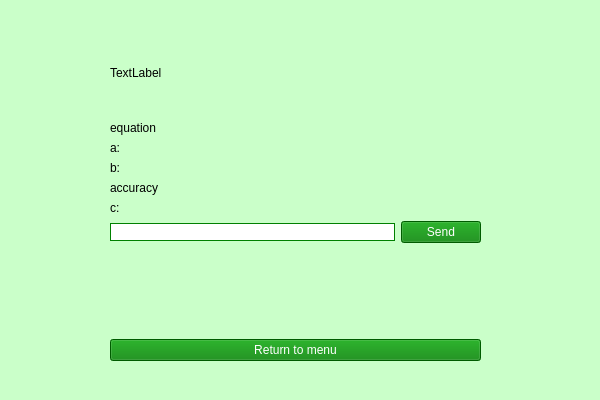
<?xml version="1.0" encoding="UTF-8"?>
<ui version="4.0">
 <class>task_one</class>
 <widget class="QWidget" name="task_one">
  <property name="geometry">
   <rect>
    <x>0</x>
    <y>0</y>
    <width>600</width>
    <height>400</height>
   </rect>
  </property>
  <property name="windowTitle">
   <string>Form</string>
  </property>
  <property name="styleSheet">
   <string notr="true">background-color: rgb(202, 255, 201);</string>
  </property>
  <widget class="QWidget" name="verticalLayoutWidget_2">
   <property name="geometry">
    <rect>
     <x>110</x>
     <y>30</y>
     <width>371</width>
     <height>331</height>
    </rect>
   </property>
   <layout class="QVBoxLayout" name="verticalLayout_2">
    <item>
     <widget class="QLabel" name="label_task">
      <property name="styleSheet">
       <string notr="true">
font: 12pt &quot;Time New Roman&quot;;</string>
      </property>
      <property name="text">
       <string>TextLabel</string>
      </property>
     </widget>
    </item>
    <item>
     <layout class="QVBoxLayout" name="verticalLayout">
      <item>
       <widget class="QLabel" name="label_5">
        <property name="text">
         <string>equation</string>
        </property>
       </widget>
      </item>
      <item>
       <widget class="QLabel" name="label_first">
        <property name="text">
         <string>a:</string>
        </property>
       </widget>
      </item>
      <item>
       <widget class="QLabel" name="label_second">
        <property name="text">
         <string>b:</string>
        </property>
       </widget>
      </item>
      <item>
       <widget class="QLabel" name="label_accuracy">
        <property name="text">
         <string>accuracy</string>
        </property>
       </widget>
      </item>
      <item>
       <widget class="QLabel" name="label_c">
        <property name="text">
         <string>c:</string>
        </property>
       </widget>
      </item>
      <item>
       <layout class="QHBoxLayout" name="horizontalLayout">
        <item>
         <widget class="QLineEdit" name="lineEdit_answer">
          <property name="styleSheet">
           <string notr="true">QLineEdit
{
	border: 1px solid rgb(0,128,0);
	border-radius: 550px;
	background-color: rgb(255,255,255);
}</string>
          </property>
         </widget>
        </item>
        <item>
         <widget class="QPushButton" name="pushButton_send">
          <property name="styleSheet">
           <string notr="true">background-color: rgb(0, 128, 0);
color: rgb(255, 255, 255);
font: 9pt &quot;Time New Roman&quot;;</string>
          </property>
          <property name="text">
           <string>Send</string>
          </property>
         </widget>
        </item>
       </layout>
      </item>
     </layout>
    </item>
    <item>
     <widget class="QLabel" name="label">
      <property name="text">
       <string/>
      </property>
     </widget>
    </item>
    <item>
     <widget class="QPushButton" name="pushButton_return">
      <property name="styleSheet">
       <string notr="true">background-color: rgb(0, 128, 0);
color: rgb(255, 255, 255);
font: 9pt &quot;Time New Roman&quot;;</string>
      </property>
      <property name="text">
       <string>Return to menu</string>
      </property>
     </widget>
    </item>
   </layout>
  </widget>
 </widget>
 <resources/>
 <connections/>
</ui>
